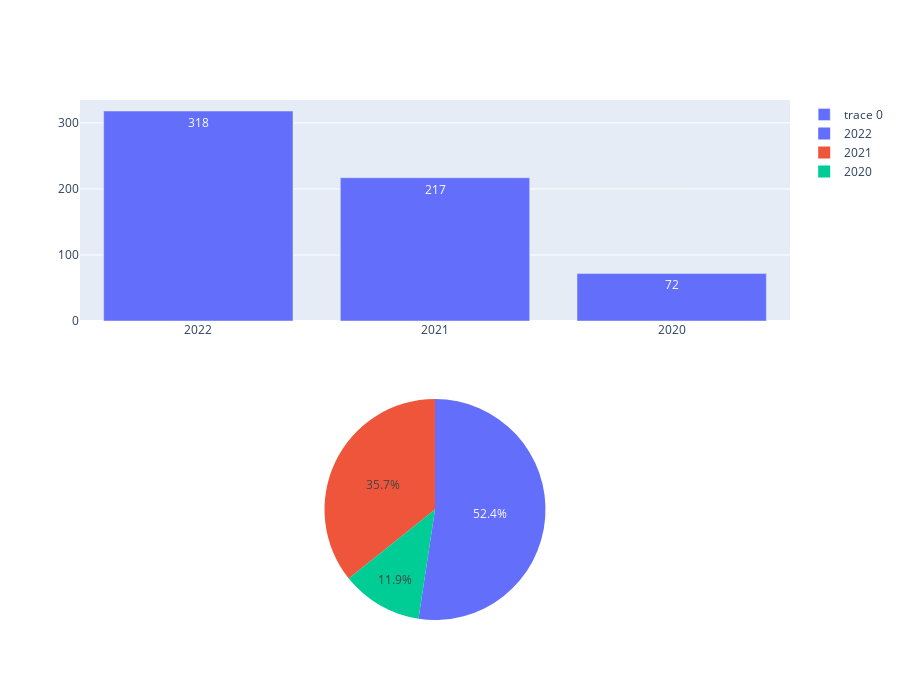
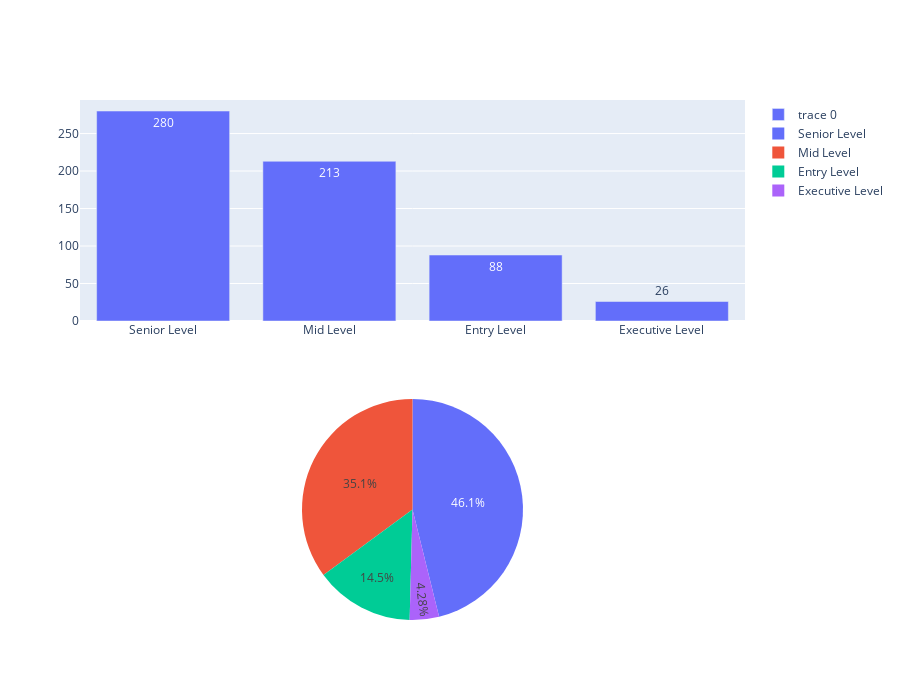
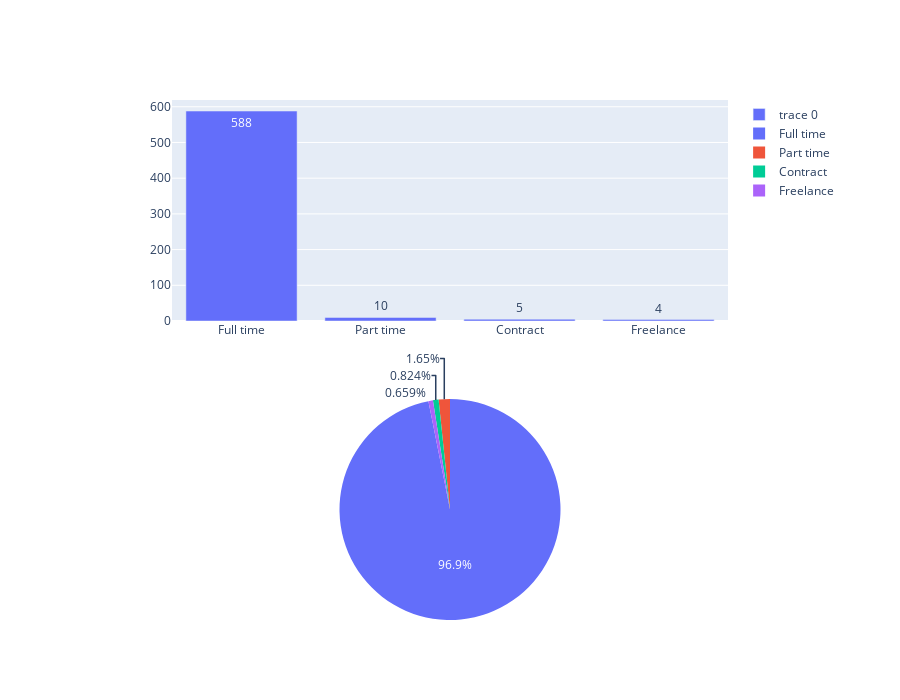
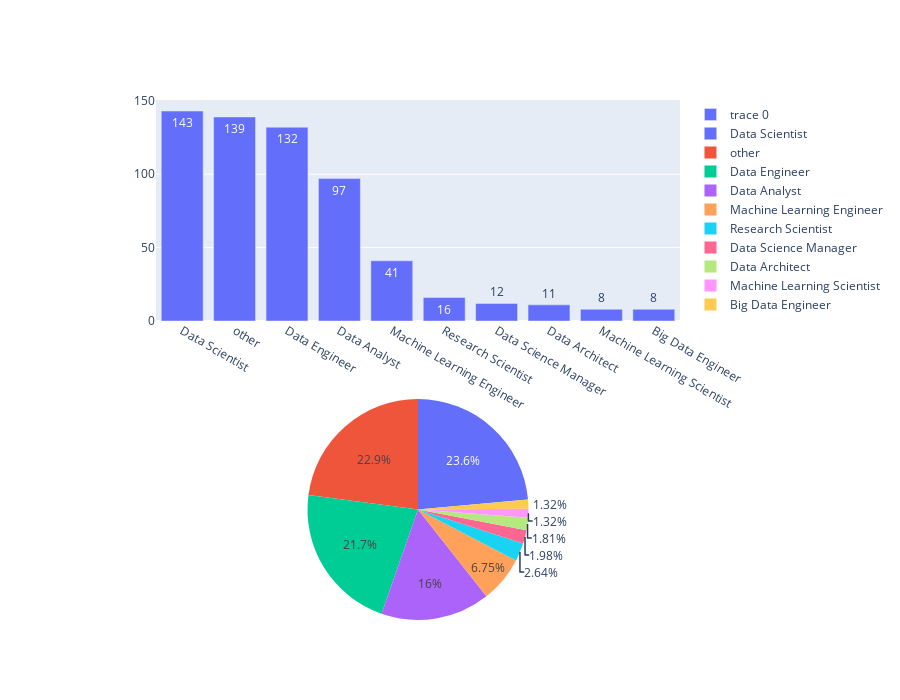

These figures' notebook cell, in order:
### Code cell
uniravite(df4_dropprice)

### Figure 1 — Plotly figure (JSON) as saved in the notebook; plotly's stock layout.template omitted (floating-point values rounded to 4 significant figures)
{"data": [{"text": [318, 217, 72], "type": "bar", "x": ["2022", "2021", "2020"], "xaxis": "x", "y": [318, 217, 72], "yaxis": "y"}, {"domain": {"x": [0, 1], "y": [0, 0.425]}, "labels": ["2022", "2021", "2020"], "type": "pie", "values": [318, 217, 72]}], "layout": {"height": 700, "showlegend": true, "xaxis": {"anchor": "y", "domain": [0, 1]}, "yaxis": {"anchor": "x", "domain": [0.575, 1]}}}

### Figure 2 — Plotly figure (JSON) as saved in the notebook; plotly's stock layout.template omitted (floating-point values rounded to 4 significant figures)
{"data": [{"text": [280, 213, 88, 26], "type": "bar", "x": ["Senior Level", "Mid Level", "Entry Level", "Executive Level"], "xaxis": "x", "y": [280, 213, 88, 26], "yaxis": "y"}, {"domain": {"x": [0, 1], "y": [0, 0.425]}, "labels": ["Senior Level", "Mid Level", "Entry Level", "Executive Level"], "type": "pie", "values": [280, 213, 88, 26]}], "layout": {"height": 700, "showlegend": true, "xaxis": {"anchor": "y", "domain": [0, 1]}, "yaxis": {"anchor": "x", "domain": [0.575, 1]}}}

### Figure 3 — Plotly figure (JSON) as saved in the notebook; plotly's stock layout.template omitted (floating-point values rounded to 4 significant figures)
{"data": [{"text": [588, 10, 5, 4], "type": "bar", "x": ["Full time", "Part time", "Contract", "Freelance"], "xaxis": "x", "y": [588, 10, 5, 4], "yaxis": "y"}, {"domain": {"x": [0, 1], "y": [0, 0.425]}, "labels": ["Full time", "Part time", "Contract", "Freelance"], "type": "pie", "values": [588, 10, 5, 4]}], "layout": {"height": 700, "showlegend": true, "xaxis": {"anchor": "y", "domain": [0, 1]}, "yaxis": {"anchor": "x", "domain": [0.575, 1]}}}

### Figure 4 — Plotly figure (JSON) as saved in the notebook; plotly's stock layout.template omitted (floating-point values rounded to 4 significant figures)
{"data": [{"text": [143, 139, 132, 97, 41, 16, 12, 11, 8, 8], "type": "bar", "x": ["Data Scientist", "other", "Data Engineer", "Data Analyst", "Machine Learning Engineer", "Research Scientist", "Data Science Manager", "Data Architect", "Machine Learning Scientist", "Big Data Engineer"], "xaxis": "x", "y": [143, 139, 132, 97, 41, 16, 12, 11, 8, 8], "yaxis": "y"}, {"domain": {"x": [0, 1], "y": [0, 0.425]}, "labels": ["Data Scientist", "other", "Data Engineer", "Data Analyst", "Machine Learning Engineer", "Research Scientist", "Data Science Manager", "Data Architect", "Machine Learning Scientist", "Big Data Engineer"], "type": "pie", "values": [143, 139, 132, 97, 41, 16, 12, 11, 8, 8]}], "layout": {"height": 700, "showlegend": true, "xaxis": {"anchor": "y", "domain": [0, 1]}, "yaxis": {"anchor": "x", "domain": [0.575, 1]}}}
